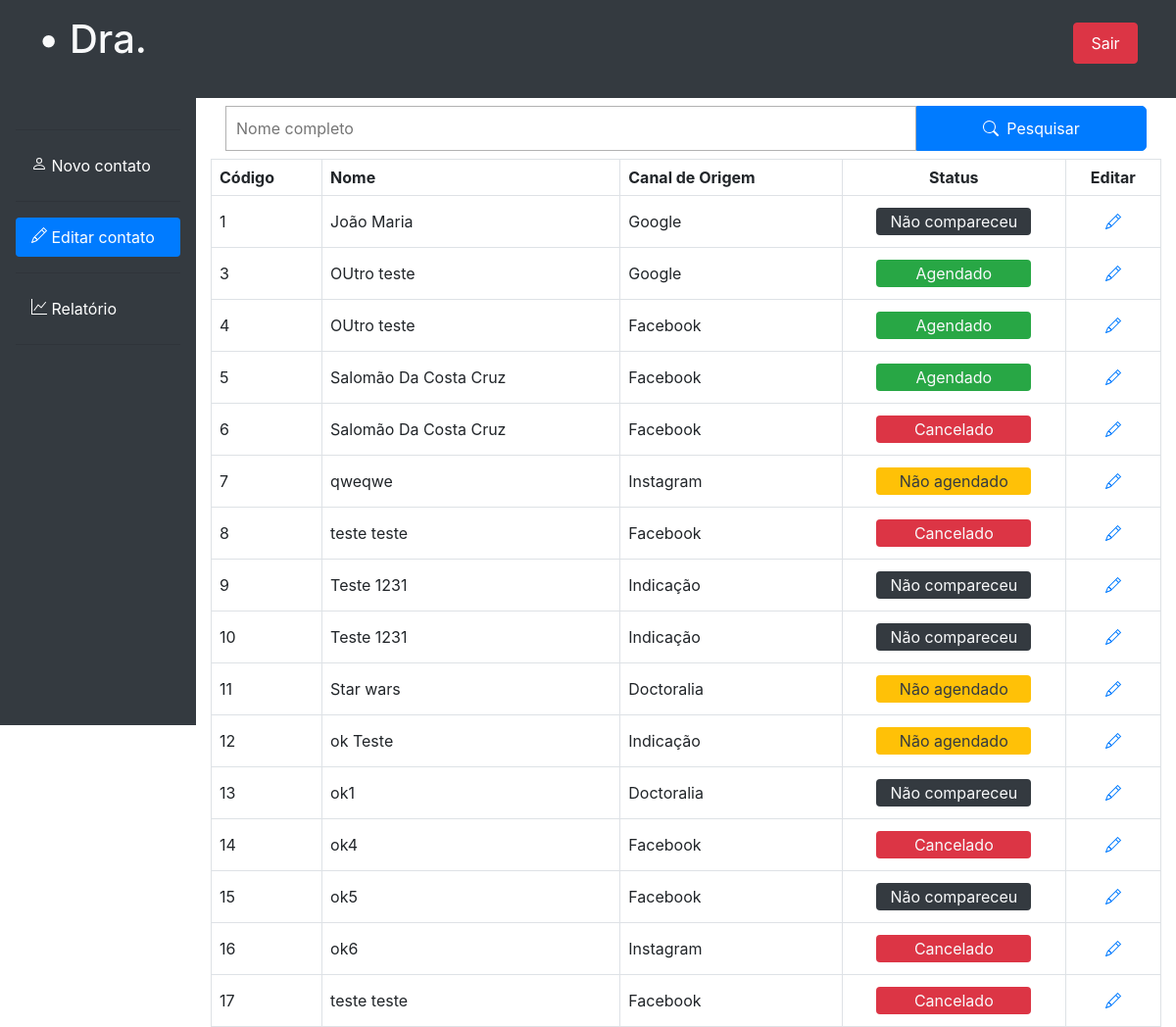
Before: /listar.php (signed in) with the older database file.
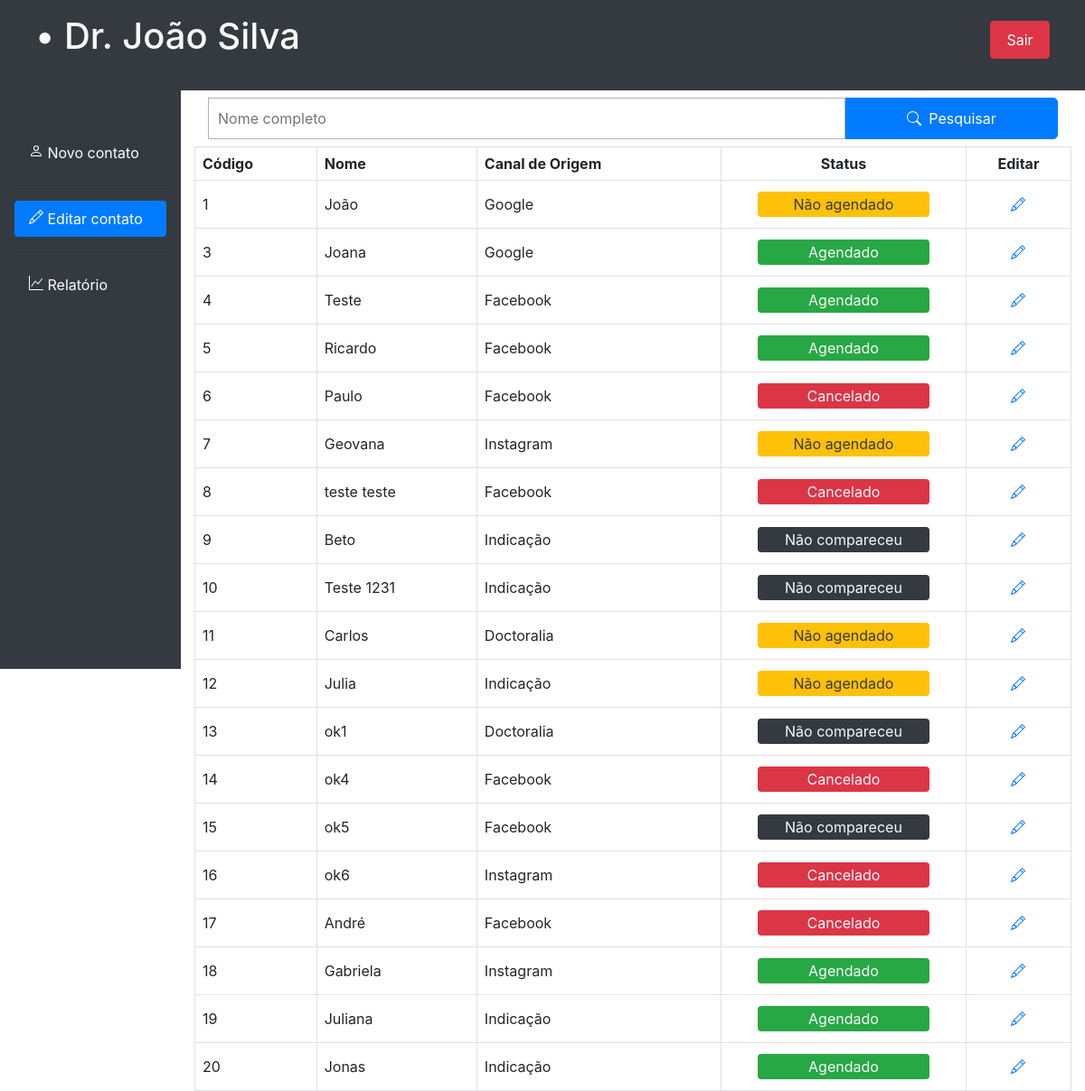
After: the same page with the newer database file.
### tables this page shows
CREATE TABLE `dados` (
  `id` int(11) NOT NULL,
  `data_agendamento` varchar(50) NOT NULL,
  `nome` varchar(200) NOT NULL,
  `telefone` varchar(50) DEFAULT NULL,
  `estado` varchar(100) NOT NULL,
  `cidade` varchar(150) NOT NULL,
  `canal_origem` varchar(50) NOT NULL,
  `tipo_contato` varchar(100) NOT NULL,
  `status` varchar(50) NOT NULL,
  `area` varchar(100) NOT NULL,
  `fk_usuario` varchar(50) NOT NULL,
  `motivo_agendamento` text DEFAULT NULL,
  `motivo_cancelamento` text DEFAULT NULL,
  `motivo_comparecimento` text DEFAULT NULL,
  `outros_agendamento` text DEFAULT NULL,
  `outros_cancelamento` text DEFAULT NULL,
  `outros_comparecimento` text DEFAULT NULL
);

CREATE TABLE `usuarios` (
  `usuario` varchar(50) NOT NULL,
  `senha` varchar(50) NOT NULL,
  `tipo_usuario` varchar(100) DEFAULT NULL,
  `nome_usuario` varchar(200) NOT NULL,
  `sexo` varchar(10) DEFAULT NULL
);

### listar.php (the view, shortened to what this page needs)
<?php
	$pdo = new PDO('mysql:host=localhost;dbname=dados_clientes', 'root', '');
	$query = $pdo->prepare('SELECT * FROM dados WHERE fk_usuario = "'.$_SESSION['session'].'"');
	$query->execute();
	$data_array = $query->fetchAll();
	$query_user_gender = $pdo->prepare('SELECT sexo FROM usuarios WHERE usuario = "'.$_SESSION['session'].'";');
	$query_user_gender->execute();
	$gender = $query_user_gender->fetch()['sexo'];
?>
<html>
<head>
	<link rel="stylesheet" href="./css/style.css"/>
	<link rel="stylesheet" href="https://maxcdn.bootstrapcdn.com/bootstrap/4.0.0/css/bootstrap.min.css">
</head>
<body onload="defineWindowHeight()">
	<header class="mb-0 bg-dark w-100 p-2" style="height: 100px;">
		<nav class="navbar navbar-dark d-flex flex-direction-column w-100 align-items-center">
			<div class="container-fluid col w-100 text-light">
				<h1><?php
					$dr_name = '';
					$dr_name .= '&bull; ';
					if ($gender == 'Masculino') $dr_name .= 'Dr. ';
					else $dr_name .= 'Dra. ';
					$dr_name .= $_SESSION['name'];
					echo $dr_name;
				?></h1>
			</div>
			<div class="container-fluid col-md-1 d-flex w-100">
				<form method="post" class="d-flex w-100">
					<button type="submit" name="logout" class="btn btn-danger text-center p-2 w-100">Sair</button>
				</form>
			</div>
		</nav>
	</header>
	<div class="main-container d-flex flex-direction-row h-100 mb-0 w-100">
		<div id="sidebar" class="d-flex flex-column flex-shrink-0 p-3 text-white bg-dark col-md-2" style="width: 280px;">
		    <ul class="nav nav-pills flex-column mb-auto">
	  	      <hr>
			<li>
			<a href="./" class="nav-link text-white">
				 Novo contato
			</a>
		      </li>
		      <hr/>
		      <li>
			<a href="./listar.php" class="nav-link text-white active">
			  Editar contato
			</a>
		      </li>
		      <hr/>
		      <li>
			<a href="./relatorio.php" class="nav-link text-white">
			  Relatório
			</a>
		      </li>
	              <hr/>
	 	</ul>
		</div>
		<div id="content-container" class="w-100 d-flex container flex-column" style="flex: 1;">
			<form>
			<div class="container d-flex flex-row mt-2 mb-2 ml-0 mr-0 w-100">
					<div class="col-md-9 pl-0 pr-0">
						<input type="text" class="w-100 ml-0 mr-0" placeholder="Nome completo" name="name-search" required>
					</div>
					<button class="btn btn-primary p-2 d-flex h-100 w-100 align-items-center justify-content-center" name="search" style="border-radius: 0 5px 5px 0;">
						<div class="mr-2">
						</div>
						Pesquisar
					</button>
			</div>
			</form>
			<?php
				echo '<table class="border rounded" style="margin-bottom: 200px;">
					<thead>
						<th class="border p-2">Código</th>
						<th class="border p-2">Nome</Nome>
						<th class="border p-2">Canal de Origem</th>
						<th class="border text-center p-2">Status</th>
						<th class="border text-center p-2">Editar</th>
					</thead>
				';
				if (!isset($_GET['search'])) {
					$i = 0;
					foreach ($data_array as $costumer_data) {
						$status = $costumer_data['status'];
						$bg_status = '';
						$text_color = 'text-light';
						$border_top_status_cel = '';
						switch ($status) {
							case 'Agendado':
								$bg_status = 'bg-success';
								break;
							case 'Não agendado':
								$bg_status = 'bg-warning';
								$text_color = 'text-dark';
								break;
							case 'Cancelado':
								$bg_status = 'bg-danger';
								break;
							case 'Não compareceu':
								$bg_status = 'bg-dark';
								break;
						}
						if ($i != 0) $border_top_status_cel = 'border-top';
						echo '
								<tr>
									<form method="post" action="./editar.php">
									<td class="border p-2">
										<div>
											<input type="hidden" name="id-edit" value="'.$costumer_data['id'].'">
											'.$costumer_data['id'].'
											</input>
										</div>
									</td>
									<td class="border p-2">
										<div>'.$costumer_data['nome'].'</div>
									</td>
									<td class="border p-2">
										<div>'.$costumer_data['canal_origem'].'</div>
									</td>
									<td class="'.$border_top_status_cel.' p-2 d-flex justify-content-center" style="flex: 1;">
										<div class="'.$bg_status.' text-center '.$text_color.' w-75 rounded my-1 py-1">'.$costumer_data['status'].'</div>
									</td>
									<td class="border p-2">
										<div class="text-center">
											<button class="btn btn-link">
												<svg xmlns="http://www.w3.org/2000/svg" width="16" height="16" fill="currentColor" class="bi bi-pencil" viewBox="0 0 16 16">
												<path d="M12.146.146a.5.5 0 0 1 .708 0l3 3a.5.5 0 0 1 0 .708l-10 10a.5.5 0 0 1-.168.11l-5 2a.5.5 0 0 1-.65-.65l2-5a.5.5 0 0 1 .11-.168l10-10zM11.207 2.5 13.5 4.793 14.793 3.5 12.5 1.207 11.207 2.5zm1.586 3L10.5 3.207 4 9.707V10h.5a.5.5 0 0 1 .5.5v.5h.5a.5.5 0 0 1 .5.5v.5h.293l6.5-6.5zm-9.761 5.175-.106.106-1.528 3.821 3.821-1.528.106-.106A.5.5 0 0 1 5 12.5V12h-.5a.5.5 0 0 1-.5-.5V11h-.5a.5.5 0 0 1-.468-.325z"/>
											</svg>
											</button>
										</div>
									</td>
									</form>
								</tr>
						';
						$i++;
					}
					echo '</table>';
				}
				?>
		</div>
	</div>
</body>
</html>

### css/style.css (style rules this page uses)
:root { --box-shadow: 0px 2px 10px rgba(0,0,0,0.2); }
* { margin: 0; padding: 0; box-sizing: border-box; }
.main-container form { border-radius: 15px; display: flex; flex-direction: column; }
input, textarea { border: 1px solid rgba(0,0,0,0.3); padding: 10px; background-color: white; }

Changed rows visible on the page:
now on this page (row edited): usuarios: sexo "• Dr. João Silva"
changed dados id 1: nome "João Maria" → "João"; status "Não compareceu" → "Não agendado"
changed dados id 3: nome "OUtro teste" → "Joana"
changed dados id 4: nome "OUtro teste" → "Teste"
changed dados id 5: nome "Salomão Da Costa Cruz" → "Ricardo"
changed dados id 6: nome "Salomão Da Costa Cruz" → "Paulo"
changed dados id 7: nome "qweqwe" → "Geovana"
changed dados id 9: nome "Teste 1231" → "Beto"
changed dados id 11: nome "Star wars" → "Carlos"
changed dados id 12: nome "ok Teste" → "Julia"
changed dados id 17: nome "teste teste" → "André"
added dados: id "18", nome "Gabriela", canal_origem "Instagram", status "Agendado"
added dados: id "19", nome "Juliana", canal_origem "Indicação", status "Agendado"
added dados: id "20", nome "Jonas", canal_origem "Indicação", status "Agendado"
Other visible differences:
$dr_name: "• Dra." → (not shown)
